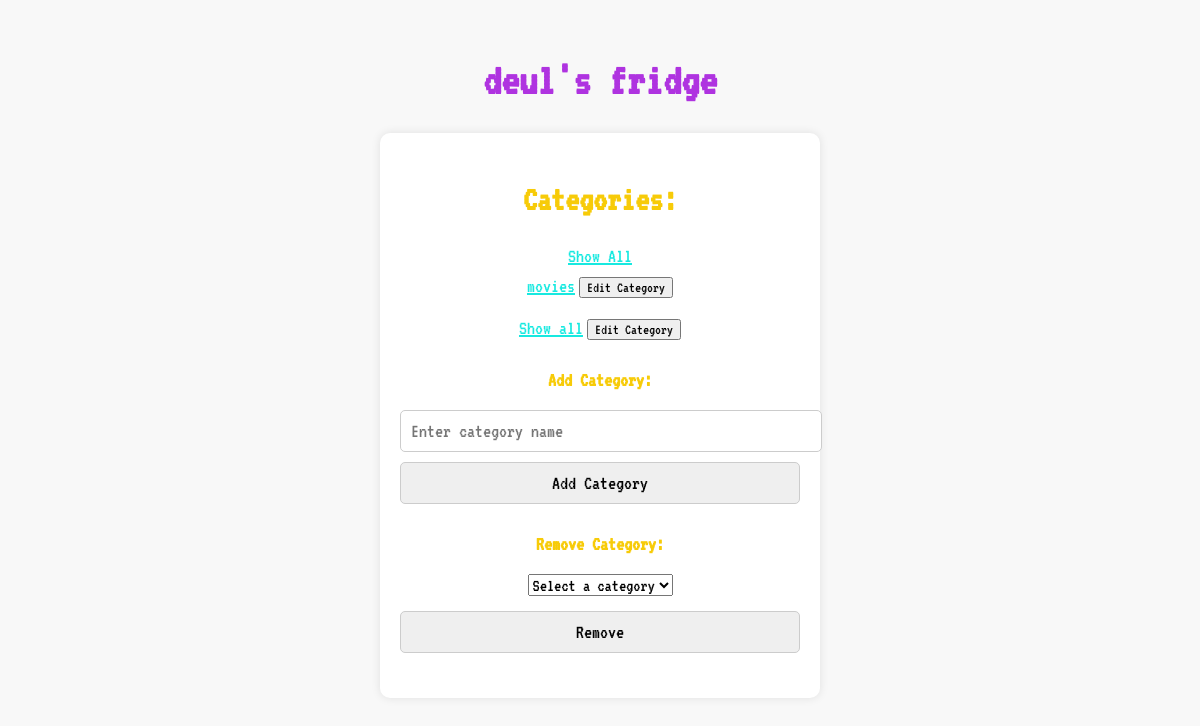
Page / (signed in) on the earlier database version.
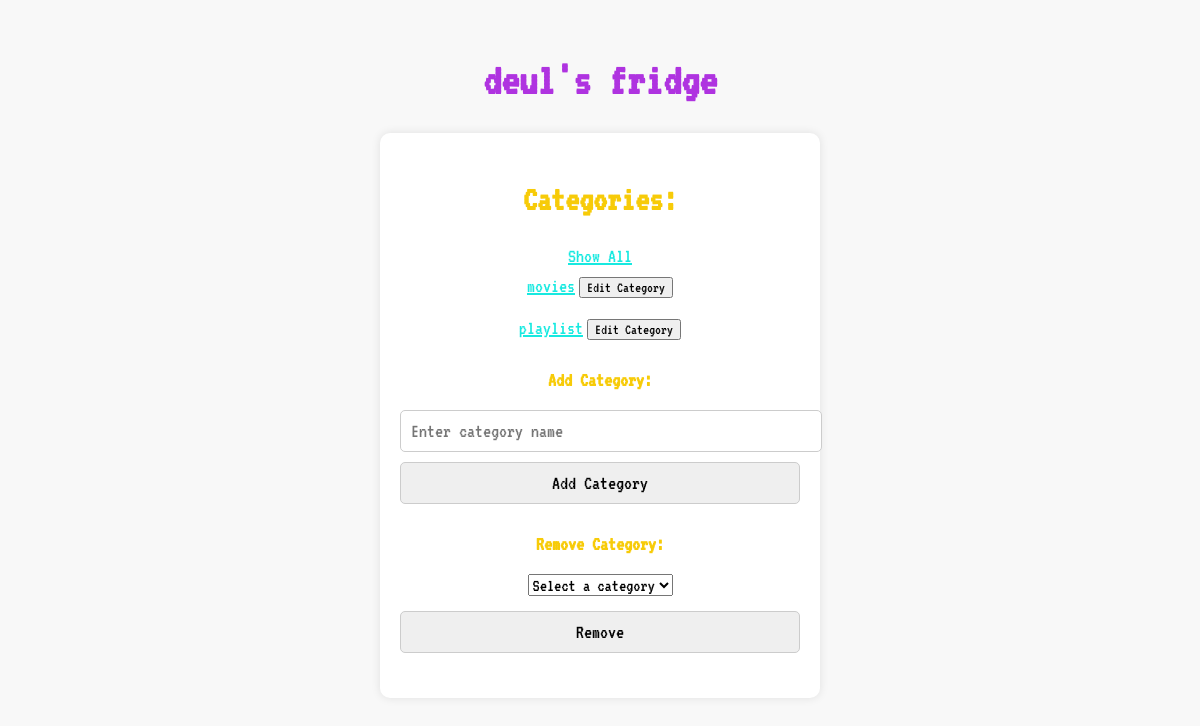
Same page on the later database version.
### app.py (models this page shows, shortened)
class User(db.Model):
    id = db.Column(db.Integer, primary_key=True)
    username = db.Column(db.String(50), unique=True, nullable=False)
    password = db.Column(db.String(50), nullable=False)
    nickname = db.Column(db.String(50), nullable=False)

class Category(db.Model):
    id = db.Column(db.Integer, primary_key=True)
    name = db.Column(db.String(50), unique=True, nullable=False)
    user_id = db.Column(db.Integer, db.ForeignKey('user.id'), nullable=False)
    user = db.relationship('User', backref=db.backref('categories', lazy=True))

### app.py (the view, shortened to what this page needs)
@app.route('/', methods=['GET', 'POST'])
def index():
    if 'user_id' not in session:
        return redirect(url_for('login'))
    user = User.query.get(session['user_id'])
    categories = Category.query.filter_by(user_id=session['user_id']).all()
    return render_template('main.html', user=user, categories=categories)

### templates/main.html (shortened to what this page needs)
<!DOCTYPE html>
<html>
<head>
    <link rel="stylesheet" type="text/css" href="{{ url_for('static', filename='styles.css') }}">
</head>
<body>
    <div class="header">
        <h1>{{ user.nickname }}'s fridge</h1>
    </div>
    <div class="main-container">
        <div class="category-container">
            <h2>Categories:</h2>
            <ul>
                <li><a href="{{ url_for('show_all_texts') }}">Show All</a></li>
                {% for category in categories %}
                    <li>
                        <a href="{{ url_for('category_notes', category_id=category.id) }}">{{ category.name }}</a>
                        <button class="edit-category-btn">Edit Category</button>
                    </li>
                {% endfor %}
            </ul>
            <h3>Add Category:</h3>
            <form action="{{ url_for('create_category') }}" method="post">
                <input type="text" name="category_name" placeholder="Enter category name" required>
                <input type="submit" value="Add Category">
            </form>
            <h3>Remove Category:</h3>
            <form method="post">
                <select name="category_id" required>
                    <option value="" disabled selected>Select a category</option>
                </select>
                <input type="submit" value="Remove">
            </form>
        </div>
    </div>
</body>
</html>

### static/styles.css (style rules this page uses)
body { background-color: #f8f8f8; display: flex; flex-direction: column; align-items: center; height: 100vh; }
.header { margin-top: 20px; }
.category-container { background-color: #ffffff; border-radius: 10px; padding: 20px; width: 400px; text-align: center; box-shadow: 0px 0px 10px rgba(0, 0, 0, 0.1); }
h1 { color: #af33e0; font-size: 45px; font-family: 'VT323', monospace; }
h2 { color: #f7cb08; font-size: 35px; font-family: 'VT323', monospace; }
h3 { color: #f7cb08; font-size: 20px; font-family: 'VT323', monospace; }
ul { list-style-type: none; padding: 0; }
li { margin-bottom: 10px; }
form { margin-bottom: 15px; font-size: 20px; font-family: 'VT323', monospace; }
select { margin-bottom: 15px; font-size: 18px; font-family: 'VT323', monospace; }
button { margin-bottom: 10px; font-size: 15px; font-family: 'VT323', monospace; }
input[type="text"], input[type="submit"] { margin-bottom: 10px; font-size: 20px; font-family: 'VT323', monospace; width: 100%; padding: 10px; border-radius: 5px; border: 1px solid #cccccc; }
a { color: #17E9E0; font-size: 20px; font-family: 'VT323', monospace; text-decoration: underline; }

Differences in the rows shown:
changed Category: name "Show all" → "playlist"
